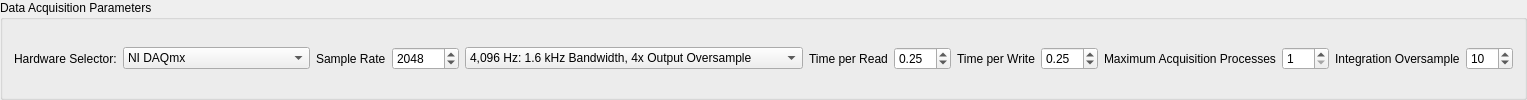
           <widget class="QGroupBox" name="sampling_parameters_panel">
            <property name="sizePolicy">
             <sizepolicy hsizetype="Minimum" vsizetype="Minimum">
              <horstretch>0</horstretch>
              <verstretch>0</verstretch>
             </sizepolicy>
            </property>
            <property name="title">
             <string>Data Acquisition Parameters</string>
            </property>
            <layout class="QHBoxLayout" name="horizontalLayout">
             <item>
              <widget class="QLabel" name="hardware_selector_label">
               <property name="text">
                <string>Hardware Selector:</string>
               </property>
              </widget>
             </item>
             <item>
              <widget class="QComboBox" name="hardware_selector">
               <property name="sizePolicy">
                <sizepolicy hsizetype="Preferred" vsizetype="Fixed">
                 <horstretch>0</horstretch>
                 <verstretch>0</verstretch>
                </sizepolicy>
               </property>
               <property name="toolTip">
                <string>Choose which hardware you will be using in the test.</string>
               </property>
               <item>
                <property name="text">
                 <string>NI DAQmx</string>
                </property>
               </item>
               <item>
                <property name="text">
                 <string>HBK LAN-XI</string>
                </property>
               </item>
               <item>
                <property name="text">
                 <string>Data Physics Quattro</string>
                </property>
               </item>
               <item>
                <property name="text">
                 <string>Data Physics 900 Series</string>
                </property>
               </item>
               <item>
                <property name="text">
                 <string>Exodus Modal Solution...</string>
                </property>
               </item>
               <item>
                <property name="text">
                 <string>State Space Integration...</string>
                </property>
               </item>
               <item>
                <property name="text">
                 <string>SDynPy System Integration...</string>
                </property>
               </item>
              </widget>
             </item>
             <item>
              <widget class="QLabel" name="sample_rate_label">
               <property name="text">
                <string>Sample Rate</string>
               </property>
              </widget>
             </item>
             <item>
              <widget class="QSpinBox" name="sample_rate_selector">
               <property name="toolTip">
                <string>Sets the sample rate of the data acquisition system.  The bandwidth will be half this value.  If anti-aliasing filters are present, the usable bandwidth is typically the sample rate divided by 2.56</string>
               </property>
               <property name="keyboardTracking">
                <bool>false</bool>
               </property>
               <property name="minimum">
                <number>10</number>
               </property>
               <property name="maximum">
                <number>102400</number>
               </property>
               <property name="value">
                <number>2048</number>
               </property>
              </widget>
             </item>
             <item>
              <widget class="QComboBox" name="lanxi_sample_rate_selector">
               <property name="sizePolicy">
                <sizepolicy hsizetype="MinimumExpanding" vsizetype="Fixed">
                 <horstretch>1</horstretch>
                 <verstretch>0</verstretch>
                </sizepolicy>
               </property>
               <property name="toolTip">
                <string>Select the sample rate of the LAN-XI data acquisition system, which uses powers of 2.  The LAN-XI Generator has a minimum frequency of 16,384 Hz, so the output signals are oversample by the hardware prior to being output.  The user needn't oversample their signals; this will be handled automatically by the data acquisition system.</string>
               </property>
               <property name="sizeAdjustPolicy">
                <enum>QComboBox::AdjustToContents</enum>
               </property>
               <item>
                <property name="text">
                 <string>4,096 Hz: 1.6 kHz Bandwidth, 4x Output Oversample</string>
                </property>
               </item>
               <item>
                <property name="text">
                 <string>8,192 Hz: 3.2 kHz Bandwidth, 2x Output Oversample</string>
                </property>
               </item>
               <item>
                <property name="text">
                 <string>16,384 Hz: 6.4 kHz Bandwidth, No Output Oversample</string>
                </property>
               </item>
               <item>
                <property name="text">
                 <string>32,768 Hz: 12.8 kHz Bandwidth, No Output Oversample</string>
                </property>
               </item>
               <item>
                <property name="text">
                 <string>65,536 Hz: 25.6 kHz Bandwidth, No Output Oversample</string>
                </property>
               </item>
               <item>
                <property name="text">
                 <string>131,072 Hz: 51.2 kHz Bandwidth, No Output Oversample</string>
                </property>
               </item>
              </widget>
             </item>
             <item>
              <widget class="QLabel" name="time_per_read_label">
               <property name="text">
                <string>Time per Read</string>
               </property>
              </widget>
             </item>
             <item>
              <widget class="QDoubleSpinBox" name="time_per_read_selector">
               <property name="toolTip">
                <string>Specify the time between reads from the data acquisition system.  Communications with hardware are computationally expensive, so we can't pull every sample off as it arrives.  We therefore allow samples to accumulate on the data acquisition system's buffer and then read every so often.  Larger values will result in the controller not falling behind, but smaller values will allow the controller to be more responsive.  Values such as 0.25 or 0.5 are typical.</string>
               </property>
               <property name="minimum">
                <double>0.010000000000000</double>
               </property>
               <property name="maximum">
                <double>10.000000000000000</double>
               </property>
               <property name="singleStep">
                <double>0.100000000000000</double>
               </property>
               <property name="value">
                <double>0.250000000000000</double>
               </property>
              </widget>
             </item>
             <item>
              <widget class="QLabel" name="time_per_write_label">
               <property name="text">
                <string>Time per Write</string>
               </property>
              </widget>
             </item>
             <item>
              <widget class="QDoubleSpinBox" name="time_per_write_selector">
               <property name="toolTip">
                <string>Specify the time between writes to the data acquisition system.  Communications with hardware are computationally expensive, so we can't write every sample to the data acquisition as it is calculated or we would miss the next sample as it would take to long.  We therefore write samples to the data acquisition system buffer in chunks.  Larger values will result in the controller not falling behind, but smaller values will allow the controller to be more responsive.  Values such as 0.25 or 0.5 are typical.</string>
               </property>
               <property name="minimum">
                <double>0.010000000000000</double>
               </property>
               <property name="maximum">
                <double>10.000000000000000</double>
               </property>
               <property name="singleStep">
                <double>0.100000000000000</double>
               </property>
               <property name="value">
                <double>0.250000000000000</double>
               </property>
              </widget>
             </item>
             <item>
              <widget class="QLabel" name="lanxi_maximum_acquisition_processes_label">
               <property name="text">
                <string>Maximum Acquisition Processes</string>
               </property>
              </widget>
             </item>
             <item>
              <widget class="QSpinBox" name="lanxi_maximum_acquisition_processes_selector">
               <property name="toolTip">
                <string>Set the number of processes to use to pull data from the LAN-XI hardware.  1 processor per 20-40 channels is typically sufficient depending on the sample rate.</string>
               </property>
               <property name="minimum">
                <number>1</number>
               </property>
               <property name="maximum">
                <number>100</number>
               </property>
              </widget>
             </item>
             <item>
              <widget class="QLabel" name="integration_oversample_label">
               <property name="text">
                <string>Integration Oversample</string>
               </property>
              </widget>
             </item>
             <item>
              <widget class="QSpinBox" name="integration_oversample_selector">
               <property name="toolTip">
                <string>Specifies how much oversampling is used when integrating equations of motion.  Integration in Rattlesnake uses `lsim` from SciPy, which is a linear integrator and typically provides accurate results with an oversample factor of 10.</string>
               </property>
               <property name="minimum">
                <number>1</number>
               </property>
               <property name="maximum">
                <number>100</number>
               </property>
               <property name="value">
                <number>10</number>
               </property>
              </widget>
             </item>
            </layout>
           </widget>
